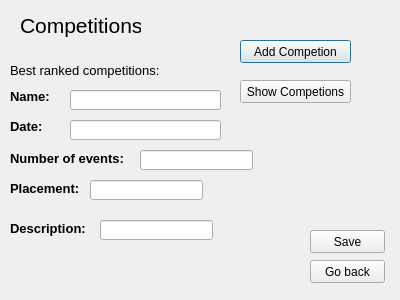
<?xml version="1.0" encoding="UTF-8"?>
<ui version="4.0">
 <class>Copmetitionswindow</class>
 <widget class="QDialog" name="Copmetitionswindow">
  <property name="geometry">
   <rect>
    <x>0</x>
    <y>0</y>
    <width>400</width>
    <height>300</height>
   </rect>
  </property>
  <property name="windowTitle">
   <string>Dialog</string>
  </property>
  <widget class="QLabel" name="labelCompetitions">
   <property name="geometry">
    <rect>
     <x>20</x>
     <y>10</y>
     <width>121</width>
     <height>31</height>
    </rect>
   </property>
   <property name="font">
    <font>
     <pointsize>16</pointsize>
    </font>
   </property>
   <property name="text">
    <string>Competitions</string>
   </property>
  </widget>
  <widget class="QLabel" name="labelBestRanked">
   <property name="geometry">
    <rect>
     <x>10</x>
     <y>60</y>
     <width>161</width>
     <height>21</height>
    </rect>
   </property>
   <property name="font">
    <font>
     <pointsize>10</pointsize>
    </font>
   </property>
   <property name="text">
    <string>Best ranked competitions:</string>
   </property>
  </widget>
  <widget class="QPushButton" name="pushButtonAddCompetitions">
   <property name="geometry">
    <rect>
     <x>240</x>
     <y>40</y>
     <width>111</width>
     <height>23</height>
    </rect>
   </property>
   <property name="text">
    <string>Add Competion</string>
   </property>
  </widget>
  <widget class="QPushButton" name="pushButtonShowCompetitions">
   <property name="geometry">
    <rect>
     <x>240</x>
     <y>80</y>
     <width>111</width>
     <height>23</height>
    </rect>
   </property>
   <property name="text">
    <string>Show Competions</string>
   </property>
  </widget>
  <widget class="QLabel" name="label_Name">
   <property name="geometry">
    <rect>
     <x>10</x>
     <y>90</y>
     <width>47</width>
     <height>13</height>
    </rect>
   </property>
   <property name="font">
    <font>
     <pointsize>10</pointsize>
     <weight>75</weight>
     <bold>true</bold>
    </font>
   </property>
   <property name="text">
    <string>Name:</string>
   </property>
  </widget>
  <widget class="QLabel" name="label_Date">
   <property name="geometry">
    <rect>
     <x>10</x>
     <y>120</y>
     <width>47</width>
     <height>13</height>
    </rect>
   </property>
   <property name="font">
    <font>
     <pointsize>10</pointsize>
     <weight>75</weight>
     <bold>true</bold>
    </font>
   </property>
   <property name="text">
    <string>Date:</string>
   </property>
  </widget>
  <widget class="QLabel" name="label_NrOfEvents">
   <property name="geometry">
    <rect>
     <x>10</x>
     <y>150</y>
     <width>131</width>
     <height>16</height>
    </rect>
   </property>
   <property name="font">
    <font>
     <pointsize>10</pointsize>
     <weight>75</weight>
     <bold>true</bold>
    </font>
   </property>
   <property name="text">
    <string>Number of events:</string>
   </property>
  </widget>
  <widget class="QLabel" name="label_Placement">
   <property name="geometry">
    <rect>
     <x>10</x>
     <y>180</y>
     <width>81</width>
     <height>16</height>
    </rect>
   </property>
   <property name="font">
    <font>
     <pointsize>10</pointsize>
     <weight>75</weight>
     <bold>true</bold>
    </font>
   </property>
   <property name="text">
    <string>Placement:</string>
   </property>
  </widget>
  <widget class="QLabel" name="label_Description">
   <property name="geometry">
    <rect>
     <x>10</x>
     <y>220</y>
     <width>91</width>
     <height>16</height>
    </rect>
   </property>
   <property name="font">
    <font>
     <pointsize>10</pointsize>
     <weight>75</weight>
     <bold>true</bold>
    </font>
   </property>
   <property name="text">
    <string>Description:</string>
   </property>
  </widget>
  <widget class="QPushButton" name="pushButtonSave">
   <property name="geometry">
    <rect>
     <x>310</x>
     <y>230</y>
     <width>75</width>
     <height>23</height>
    </rect>
   </property>
   <property name="text">
    <string>Save</string>
   </property>
  </widget>
  <widget class="QPushButton" name="pushButtonGoBack">
   <property name="geometry">
    <rect>
     <x>310</x>
     <y>260</y>
     <width>75</width>
     <height>23</height>
    </rect>
   </property>
   <property name="text">
    <string>Go back</string>
   </property>
  </widget>
  <widget class="QLineEdit" name="lineEditName">
   <property name="geometry">
    <rect>
     <x>70</x>
     <y>90</y>
     <width>151</width>
     <height>20</height>
    </rect>
   </property>
  </widget>
  <widget class="QLineEdit" name="lineEditDate">
   <property name="geometry">
    <rect>
     <x>70</x>
     <y>120</y>
     <width>151</width>
     <height>20</height>
    </rect>
   </property>
  </widget>
  <widget class="QLineEdit" name="lineEditPlace">
   <property name="geometry">
    <rect>
     <x>90</x>
     <y>180</y>
     <width>113</width>
     <height>20</height>
    </rect>
   </property>
  </widget>
  <widget class="QLineEdit" name="lineEditNrOfEvents">
   <property name="geometry">
    <rect>
     <x>140</x>
     <y>150</y>
     <width>113</width>
     <height>20</height>
    </rect>
   </property>
  </widget>
  <widget class="QLineEdit" name="lineEditDescription">
   <property name="geometry">
    <rect>
     <x>100</x>
     <y>220</y>
     <width>113</width>
     <height>20</height>
    </rect>
   </property>
  </widget>
 </widget>
 <resources/>
 <connections/>
</ui>
